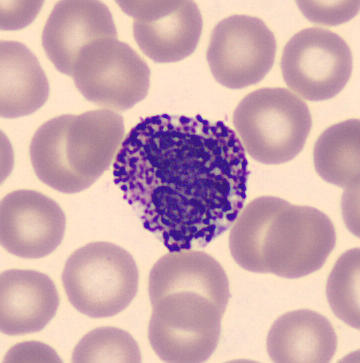
#> input picture datasets/dataset_2/raw/basophil/BA_107595.jpg, 360 x 363 px; its folder holds only this picture in this run
$ python data_process.py
#> lines starting #> are read from the running program, lines starting #| are printed output that depends on the picture
import os
import cv2


base_input_folder = 'datasets/dataset_2/raw/'  # Base folder containing subfolders with images
base_output_folder = 'datasets/dataset_2/processed/'  # Base folder to store processed images

# Define target size for resizing
target_size = (256, 256)

# Iterate through subfolders in the base input folder
for folder_name in os.listdir(base_input_folder):
    folder_path = os.path.join(base_input_folder, folder_name)

    # Check if it's a directory and not a file
    if os.path.isdir(folder_path):
        input_folder = folder_path
        output_folder = os.path.join(base_output_folder, f"{folder_name}_processed")

        # Create the output folder if it doesn't exist
        if not os.path.exists(output_folder):
            os.makedirs(output_folder)

        print(f"Processing images in: {input_folder}")

        # Process each image in the current subfolder
        for filename in os.listdir(input_folder):
            # Process only image files with the following extensions
            if filename.lower().endswith(('.png', '.jpg', '.jpeg')):
                image_path = os.path.join(input_folder, filename)
                try:
                    image = cv2.imread(image_path)
#> image is the input picture: shape (363, 360, 3); mean B, G, R 175.1, 169.6, 205.2

                    # Check if the image was loaded successfully
                    if image is None:
                        print(f"Error: Could not read image at {image_path}")
                        continue  # Skip to the next image

                    # Resize the image
                    resized_image = cv2.resize(image, target_size)

                    # Convert to grayscale
                    gray_image = cv2.cvtColor(resized_image, cv2.COLOR_BGR2GRAY)
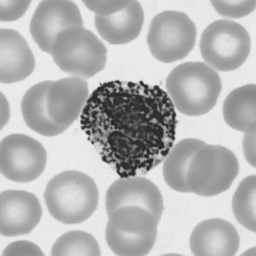
#> gray_image: shape (256, 256); min 36, max 237, mean 180.8

                    # Apply Gaussian blur for noise reduction
                    denoised_image = cv2.GaussianBlur(gray_image, (5, 5), 0)

                    # Save the processed image in the output folder
                    output_path = os.path.join(output_folder, filename)
                    cv2.imwrite(output_path, denoised_image)

                    print(f"Processed and saved: {output_path}")

                except Exception as e:
                    print(f"Error processing {image_path}: {e}")
                    continue
#> pass 2 of the loop `for folder_name in os.listdir(base_input_folder):`:
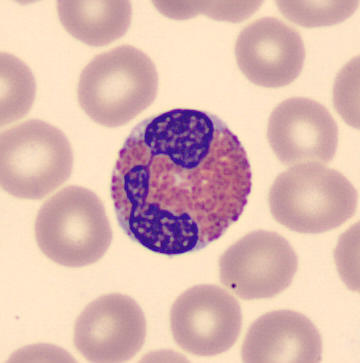
#> input picture datasets/dataset_2/raw/eosinophil/EO_145815.jpg, 360 x 363 px
#> image is the input picture: shape (363, 360, 3); mean B, G, R 178.1, 185.3, 220.2
#> `gray_image = cv2.cvtColor(resized_image, cv2.COLOR_BGR2GRAY)`:
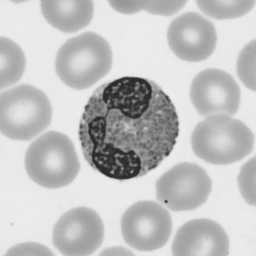
#> gray_image: shape (256, 256); min 37, max 238, mean 194.8
